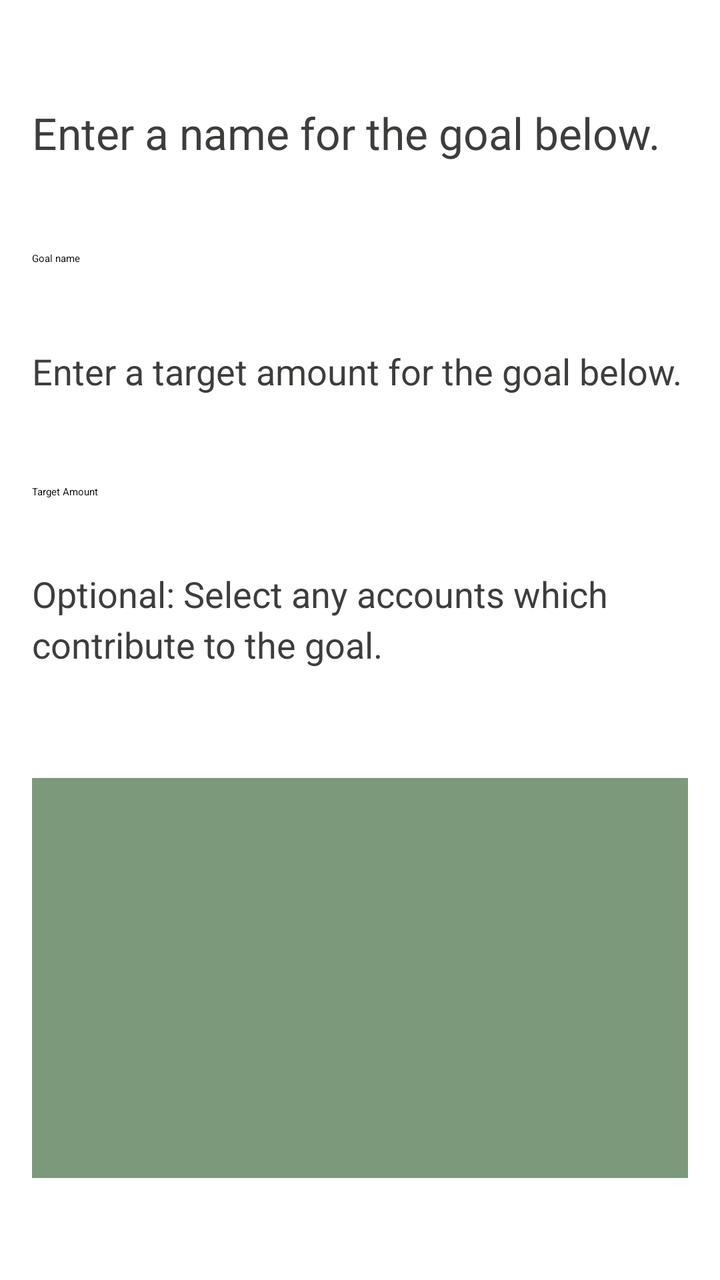
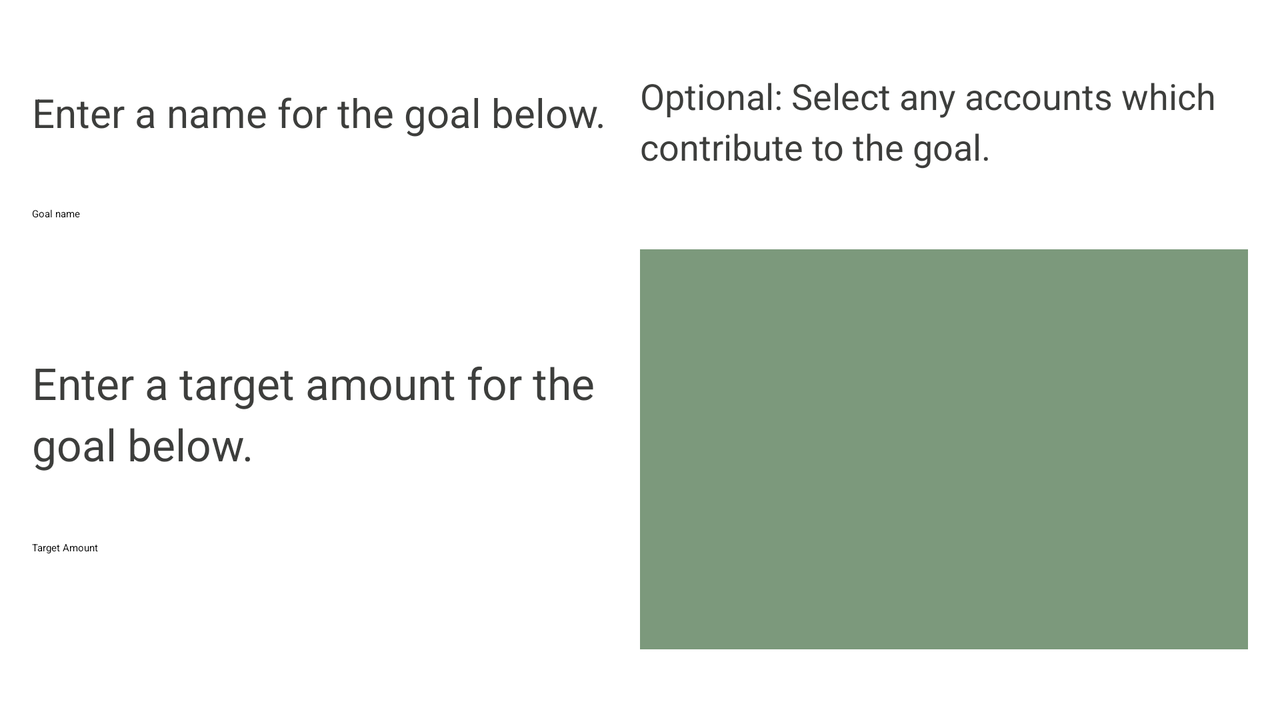

Compare how this app lays out the same screen by default and in its alternative resource folder. The renders come first, then the two layout files and the values they reference.
<!-- AndroidManifest.xml: application theme Theme.FinanceManagerApp -->
<!-- res/layout/dialog_create_goal.xml -->
<?xml version="1.0" encoding="utf-8"?>
<androidx.constraintlayout.widget.ConstraintLayout xmlns:android="http://schemas.android.com/apk/res/android"
    xmlns:app="http://schemas.android.com/apk/res-auto"
    xmlns:tools="http://schemas.android.com/tools"
    android:layout_width="match_parent"
    android:layout_height="wrap_content"
    android:orientation="vertical"
    android:padding="16dp">

    <TextView
        android:id="@+id/enterNameTextView"
        android:layout_width="match_parent"
        android:layout_height="wrap_content"
        style="@style/goalPopupInstructions"
        android:text="@string/createNewGoalName"
        app:layout_constraintStart_toStartOf="parent"
        app:layout_constraintEnd_toEndOf="parent"
        app:layout_constraintTop_toTopOf="parent"
        app:layout_constraintBottom_toTopOf="@id/enterNameEditText"/>

    <EditText
        android:id="@+id/enterNameEditText"
        android:layout_width="match_parent"
        android:layout_height="wrap_content"
        android:hint="@string/goalNameHint"
        android:inputType="text"
        app:layout_constraintStart_toStartOf="parent"
        app:layout_constraintEnd_toEndOf="parent"
        app:layout_constraintTop_toBottomOf="@id/enterNameTextView"
        app:layout_constraintBottom_toTopOf="@id/enterGoalAmountTextview"/>

    <TextView
        android:id="@+id/enterGoalAmountTextview"
        android:layout_width="match_parent"
        android:layout_height="wrap_content"
        android:text="@string/createNewGoalAmount"
        style="@style/goalPopupInstructions"
        app:layout_constraintStart_toStartOf="parent"
        app:layout_constraintEnd_toEndOf="parent"
        app:layout_constraintTop_toBottomOf="@id/enterNameEditText"
        app:layout_constraintBottom_toTopOf="@id/enterAmountEditText"/>

    <EditText
        android:id="@+id/enterAmountEditText"
        android:layout_width="match_parent"
        android:layout_height="wrap_content"
        android:inputType="numberDecimal"
        android:hint="@string/goalAmountHint"
        app:layout_constraintStart_toStartOf="parent"
        app:layout_constraintEnd_toEndOf="parent"
        app:layout_constraintTop_toBottomOf="@id/enterGoalAmountTextview"
        app:layout_constraintBottom_toTopOf="@id/selectAccountTextview"/>

    <TextView
        android:id="@+id/selectAccountTextview"
        android:layout_width="match_parent"
        android:layout_height="wrap_content"
        android:text="@string/selectAccountsGoal"
        style="@style/goalPopupInstructions"
        android:minHeight="50dp"
        app:layout_constraintStart_toStartOf="parent"
        app:layout_constraintEnd_toEndOf="parent"
        app:layout_constraintTop_toBottomOf="@id/enterAmountEditText"
        app:layout_constraintBottom_toTopOf="@id/assetAccountsScrollView"/>

    <ScrollView
        android:id="@+id/assetAccountsScrollView"
        android:layout_width="match_parent"
        android:layout_height="200dp"
        style="@style/scrollViewStyle"
        android:layout_marginTop="10dp"
        app:layout_constraintStart_toStartOf="parent"
        app:layout_constraintEnd_toEndOf="parent"
        app:layout_constraintTop_toBottomOf="@id/selectAccountTextview"
        app:layout_constraintBottom_toBottomOf="parent">
        <LinearLayout
            android:id="@+id/accountsList"
            android:layout_width="match_parent"
            android:layout_height="wrap_content"
            android:orientation="vertical">
        </LinearLayout>
    </ScrollView>

    
    <androidx.constraintlayout.widget.Guideline
        android:id="@+id/guidelineHorizontalTop"
        android:layout_width="wrap_content"
        android:layout_height="wrap_content"
        android:orientation="horizontal"
        app:layout_constraintGuide_percent="0.1"/>
    <androidx.constraintlayout.widget.Guideline
        android:id="@+id/guidelineHorizontalBottom"
        android:layout_width="wrap_content"
        android:layout_height="wrap_content"
        android:orientation="horizontal"
        app:layout_constraintGuide_percent="0.9" />
</androidx.constraintlayout.widget.ConstraintLayout>
<!-- resources referenced by this layout -->
<resources>
  <string name="createNewGoalAmount">Enter a target amount for the goal below.</string>
  <string name="createNewGoalName">Enter a name for the goal below.</string>
  <string name="goalAmountHint">Target Amount</string>
  <string name="goalNameHint">Goal name</string>
  <string name="selectAccountsGoal">Optional: Select any accounts which contribute to the goal.</string>
  <!-- from res/values-v26/ -->
  <style name="goalPopupInstructions">
          <item name="android:autoSizeTextType">uniform</item>
          <item name="android:autoSizeMinTextSize">18sp</item>
          <item name="android:autoSizeMaxTextSize">25sp</item>
          <item name="android:autoSizeStepGranularity">2sp</item>
          <item name="android:maxLines">3</item>
          <item name="android:lineSpacingExtra">2dp</item>
          <item name="android:lineSpacingMultiplier">1.1</item>
          <item name="android:minHeight">30dp</item>
          <item name="android:layout_marginBottom">10dp</item>
          <item name="android:gravity">bottom</item>
          <item name="android:textColor">@color/textColor</item> 
      </style>
  <style name="scrollViewStyle">
          <item name="android:background">@color/scrollBackgroundColor</item>
      </style>
  <!-- from res/values-v26/ -->
  <color name="textColor">#3D3E3C</color>
  <!-- from res/values-v26/ -->
  <color name="scrollBackgroundColor">#7C997C</color>
</resources>
<!-- res/layout-land/dialog_create_goal.xml (the author's variant of the layout above) -->
<!-- drawn on the phone turned sideways -->
<?xml version="1.0" encoding="utf-8"?>
<androidx.constraintlayout.widget.ConstraintLayout xmlns:android="http://schemas.android.com/apk/res/android"
    xmlns:app="http://schemas.android.com/apk/res-auto"
    xmlns:tools="http://schemas.android.com/tools"
    android:layout_width="match_parent"
    android:layout_height="wrap_content"
    android:orientation="vertical"
    android:padding="16dp">

    <TextView
        android:id="@+id/enterNameTextView"
        android:layout_width="0dp"
        android:layout_height="wrap_content"
        style="@style/goalPopupInstructions"
        android:text="@string/createNewGoalName"
        app:layout_constraintStart_toStartOf="parent"
        app:layout_constraintEnd_toEndOf="@id/guidelineVerticalMiddle"
        app:layout_constraintTop_toTopOf="parent"
        app:layout_constraintBottom_toTopOf="@id/enterNameEditText"/>

    <EditText
        android:id="@+id/enterNameEditText"
        android:layout_width="0dp"
        android:layout_height="wrap_content"
        android:hint="@string/goalNameHint"
        android:inputType="text"
        android:minHeight="50dp"
        app:layout_constraintStart_toStartOf="parent"
        app:layout_constraintEnd_toEndOf="@id/guidelineVerticalMiddle"
        app:layout_constraintTop_toBottomOf="@id/enterNameTextView"
        app:layout_constraintBottom_toTopOf="@id/enterGoalAmountTextview"/>

    <TextView
        android:id="@+id/enterGoalAmountTextview"
        android:layout_width="0dp"
        android:layout_height="wrap_content"
        android:text="@string/createNewGoalAmount"
        style="@style/goalPopupInstructions"
        android:minHeight="60dp"
        android:maxLines="2"
        app:layout_constraintStart_toStartOf="parent"
        app:layout_constraintEnd_toEndOf="@id/guidelineVerticalMiddle"
        app:layout_constraintTop_toBottomOf="@id/enterNameEditText"
        app:layout_constraintBottom_toTopOf="@id/enterAmountEditText"/>

    <EditText
        android:id="@+id/enterAmountEditText"
        android:layout_width="0dp"
        android:layout_height="wrap_content"
        android:inputType="numberDecimal"
        android:minHeight="50dp"
        android:hint="@string/goalAmountHint"
        app:layout_constraintStart_toStartOf="parent"
        app:layout_constraintEnd_toEndOf="@id/guidelineVerticalMiddle"
        app:layout_constraintTop_toBottomOf="@id/enterGoalAmountTextview"
        app:layout_constraintBottom_toBottomOf="parent"/>

    <TextView
        android:id="@+id/selectAccountTextview"
        android:layout_width="0dp"
        android:layout_height="wrap_content"
        android:text="@string/selectAccountsGoal"
        style="@style/goalPopupInstructions"
        android:minHeight="50dp"
        app:layout_constraintStart_toStartOf="@id/guidelineVerticalMiddle"
        app:layout_constraintEnd_toEndOf="parent"
        app:layout_constraintTop_toTopOf="parent"
        app:layout_constraintBottom_toTopOf="@id/assetAccountsScrollView"/>

    <ScrollView
        android:id="@+id/assetAccountsScrollView"
        android:layout_width="0dp"
        android:layout_height="200dp"
        style="@style/scrollViewStyle"
        android:layout_marginTop="10dp"
        app:layout_constraintStart_toStartOf="@id/guidelineVerticalMiddle"
        app:layout_constraintEnd_toEndOf="parent"
        app:layout_constraintTop_toBottomOf="@id/selectAccountTextview"
        app:layout_constraintBottom_toBottomOf="parent">
        <LinearLayout
            android:id="@+id/accountsList"
            android:layout_width="match_parent"
            android:layout_height="wrap_content"
            android:orientation="vertical">
        </LinearLayout>
    </ScrollView>

    
    <androidx.constraintlayout.widget.Guideline
        android:id="@+id/guidelineHorizontalTop"
        android:layout_width="wrap_content"
        android:layout_height="wrap_content"
        android:orientation="horizontal"
        app:layout_constraintGuide_percent="0.1"/>
    <androidx.constraintlayout.widget.Guideline
        android:id="@+id/guidelineHorizontalBottom"
        android:layout_width="wrap_content"
        android:layout_height="wrap_content"
        android:orientation="horizontal"
        app:layout_constraintGuide_percent="0.9" />
    <androidx.constraintlayout.widget.Guideline
        android:id="@+id/guidelineVerticalMiddle"
        android:layout_width="wrap_content"
        android:layout_height="wrap_content"
        android:orientation="vertical"
        app:layout_constraintGuide_percent="0.5" />
</androidx.constraintlayout.widget.ConstraintLayout>
